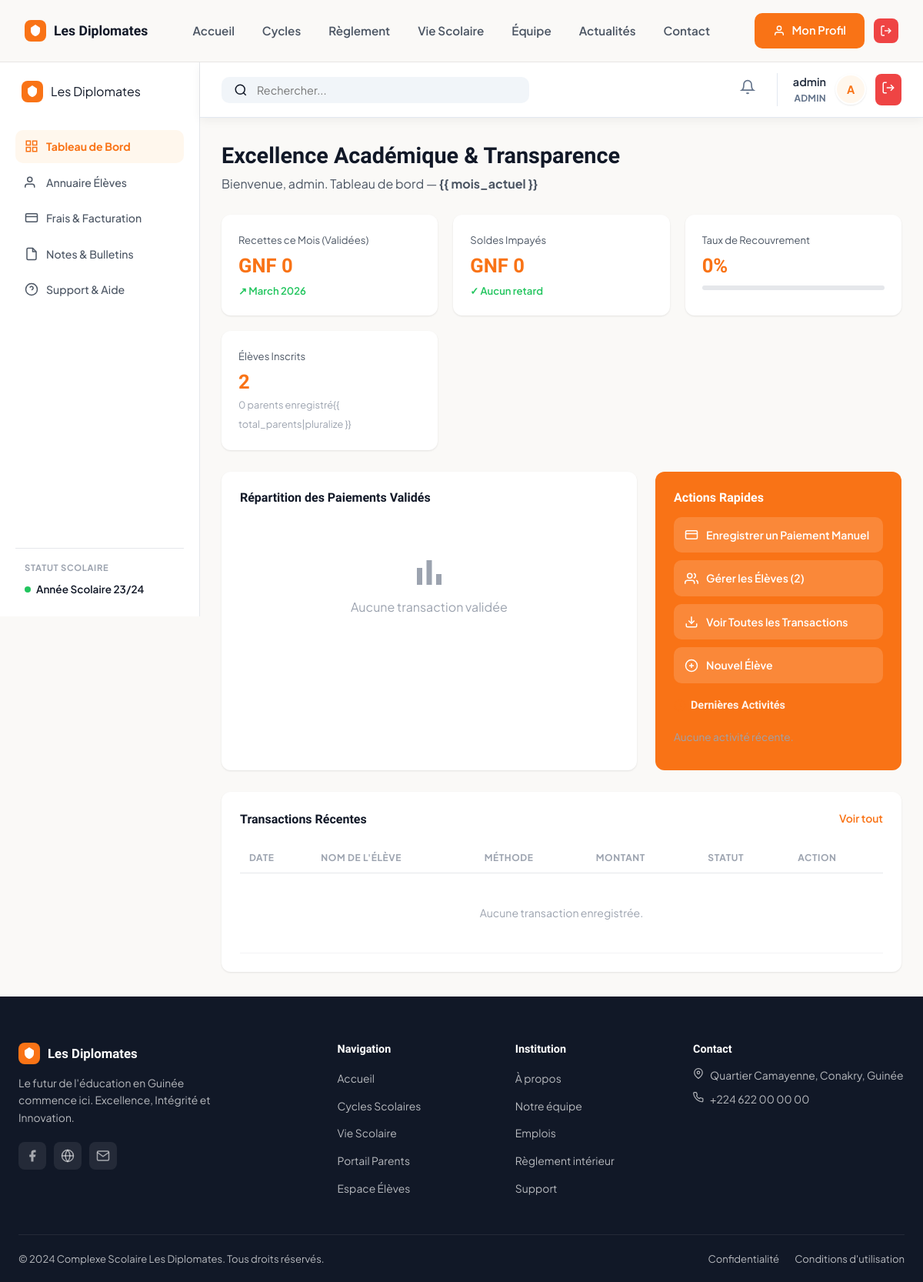
Page /dashboard/ (signed in) on the committed database.
### apps/accounts/models.py (models this page shows, shortened)
class CustomUser(AbstractUser):
    class Role(models.TextChoices):
        ADMIN = 'ADMIN', _('Administrateur')
        FINANCE = 'FINANCE', _('Finance / Comptabilité')
        PROFESSEUR = 'PROF', _('Professeur')
        PARENT = 'PARENT', _('Parent')
        ELEVE = 'ELEVE', _('Élève')
    role = models.CharField(
        max_length=15,
        choices=Role.choices,
        default=Role.ELEVE,
        verbose_name=_('Rôle utilisateur')
    )
    telephone = models.CharField(
        max_length=20,
        blank=True,
        verbose_name=_('Téléphone')
    )
    def is_admin(self):
        return self.role == self.Role.ADMIN or self.is_superuser

### apps/actualites/views.py (the view)
# urls.py: path('dashboard/', views.dashboard, name='dashboard'),
@login_required
def dashboard(request):
    user = request.user
    if user.is_admin():
        from apps.finance.models import Transaction, FraisScolarite
        from apps.eleves.models import Eleve
        from apps.accounts.models import CustomUser
        from django.db.models import Sum
        total_eleves = Eleve.objects.count()
        total_parents = CustomUser.objects.filter(role='PARENT').count()
        from django.utils import timezone
        now = timezone.now()
        recettes_mois = Transaction.objects.filter(
            statut='VALIDE',
            created_at__year=now.year,
            created_at__month=now.month
        ).aggregate(total=Sum('montant'))['total'] or 0
        frais_impayes = FraisScolarite.objects.filter(est_solde=False)
        total_impaye = sum(f.montant_attendu - f.montant_paye for f in frais_impayes)
        nb_eleves_retard = frais_impayes.values('eleve').distinct().count()
        total_attendu = FraisScolarite.objects.aggregate(t=Sum('montant_attendu'))['t'] or 1
        total_paye = FraisScolarite.objects.aggregate(t=Sum('montant_paye'))['t'] or 0
        taux_recouvrement = round((total_paye / total_attendu) * 100) if total_attendu > 0 else 0
        recent_transactions = Transaction.objects.select_related('eleve').order_by('-created_at')[:5]
        from django.db.models import Count
        methode_stats = Transaction.objects.filter(statut='VALIDE').values('methode').annotate(count=Count('id'), total=Sum('montant')).order_by('-total')
        methode_total = sum(m['count'] for m in methode_stats) or 1
        for m in methode_stats:
            m['pct'] = round((m['count'] / methode_total) * 100)
        activites = Transaction.objects.select_related('eleve', 'enregistre_par').order_by('-created_at')[:5]
        return render(request, 'dashboards/admin/index.html', {
            'total_eleves': total_eleves,
            'total_parents': total_parents,
            'recettes_mois': recettes_mois,
            'total_impaye': total_impaye,
            'nb_eleves_retard': nb_eleves_retard,
            'taux_recouvrement': taux_recouvrement,
            'recent_transactions': recent_transactions,
            'methode_stats': methode_stats,
            'activites': activites,
            'mois_actuel': now.strftime('%B %Y'),
        })
    elif user.is_finance():
        return redirect('finance:dashboard')
    elif user.is_professeur():
        return redirect('notes:liste_classes')
    elif user.is_parent() or user.is_eleve():
        return redirect('eleves:portail')
    return redirect('actualites:dashboard')

### templates/dashboards/admin/index.html (shortened to what this page needs)
{% extends 'base.html' %}
{% load static %}
{% block body_class %}admin-layout{% endblock %}
{% block content %}
<div class="admin-wrapper">
    {% include 'includes/sidebar_admin.html' %}
    <div class="admin-main">
        {% block topbar %}
        {% include 'includes/topbar_admin.html' %}
        {% endblock %}
        <div class="admin-content">
            <div class="dashboard-welcome">
                <h1>Excellence Académique &amp; Transparence</h1>
                <p>Bienvenue, {{ user.get_full_name|default:user.username }}. Tableau de bord — <strong>{{ mois_actuel
                        }}</strong></p>
            </div>
            <div class="kpi-grid">
                <div class="kpi-card">
                    <p class="kpi-label">Recettes ce Mois (Validées)</p>
                    <h2 class="kpi-value orange">GNF {{ recettes_mois|floatformat:0 }}</h2>
                    <span class="kpi-trend positive">↗ {{ mois_actuel }}</span>
                </div>
                <div class="kpi-card">
                    <p class="kpi-label">Soldes Impayés</p>
                    <h2 class="kpi-value orange">GNF {{ total_impaye|floatformat:0 }}</h2>
                    {% if nb_eleves_retard > 0 %}
                    <span class="kpi-alert">⚠ {{ nb_eleves_retard }} élève{{ nb_eleves_retard|pluralize }} en
                        retard</span>
                    {% else %}
                    <span class="kpi-trend positive">✓ Aucun retard</span>
                    {% endif %}
                </div>
                <div class="kpi-card">
                    <p class="kpi-label">Taux de Recouvrement</p>
                    <h2 class="kpi-value orange">{{ taux_recouvrement }}%</h2>
                    <div class="progress-bar">
                    </div>
                </div>
                <div class="kpi-card">
                    <p class="kpi-label">Élèves Inscrits</p>
                    <h2 class="kpi-value orange">{{ total_eleves }}</h2>
                    <span class="kpi-meta">{{ total_parents }} parent{{ total_parents|pluralize }} enregistré{{
                        total_parents|pluralize }}</span>
                </div>
            </div>
            <div class="dashboard-grid">
                <div class="chart-card">
                    <div class="chart-header">
                        <h3>Répartition des Paiements Validés</h3>
                    </div>
                    <div class="chart-placeholder">
                        {% if methode_stats %}
                        <div class="bar-chart">
                            {% for m in methode_stats %}
                            <div class="bar-group">
                                <div class="bar" style="height:{{ m.pct }}%"><span>{{ m.pct }}%</span></div>
                                <label>{{ m.methode }}</label>
                                <small>{{ m.count }} trans.</small>
                            </div>
                            {% endfor %}
                        </div>
                        {% else %}
                        <div style="padding:40px;text-align:center;color:var(--gray-400);">
                            <span class="material-symbols-outlined"
                                style="font-size:48px;display:block;margin-bottom:8px;">bar_chart</span>
                            Aucune transaction validée
                        </div>
                        {% endif %}
                    </div>
                </div>
                <aside class="quick-actions-panel">
                    <h3>Actions Rapides</h3>
                    <a href="{% url 'finance:paiement_manuel' %}" class="quick-action-btn">
                        <svg width="18" height="18" viewBox="0 0 24 24" fill="none" stroke="currentColor"
                            stroke-width="2">
                            <rect x="2" y="5" width="20" height="14" rx="2" />
                            <line x1="2" y1="10" x2="22" y2="10" />
                        </svg>
                        Enregistrer un Paiement Manuel
                    </a>
                    <a href="{% url 'eleves:liste' %}" class="quick-action-btn">
                        <svg width="18" height="18" viewBox="0 0 24 24" fill="none" stroke="currentColor"
                            stroke-width="2">
                            <path d="M17 21v-2a4 4 0 0 0-4-4H5a4 4 0 0 0-4 4v2" />
                            <circle cx="9" cy="7" r="4" />
                            <path d="M23 21v-2a4 4 0 0 0-3-3.87M16 3.13a4 4 0 0 1 0 7.75" />
                        </svg>
                        Gérer les Élèves ({{ total_eleves }})
                    </a>
                    <a href="{% url 'finance:transactions' %}" class="quick-action-btn">
                        <svg width="18" height="18" viewBox="0 0 24 24" fill="none" stroke="currentColor"
                            stroke-width="2">
                            <path d="M21 15v4a2 2 0 0 1-2 2H5a2 2 0 0 1-2-2v-4" />
                            <polyline points="7 10 12 15 17 10" />
                            <line x1="12" y1="15" x2="12" y2="3" />
                        </svg>
                        Voir Toutes les Transactions
                    </a>
                    <a href="{% url 'eleves:nouveau' %}" class="quick-action-btn">
                        <svg width="18" height="18" viewBox="0 0 24 24" fill="none" stroke="currentColor"
                            stroke-width="2">
                            <circle cx="12" cy="12" r="10" />
                            <line x1="12" y1="8" x2="12" y2="16" />
                            <line x1="8" y1="12" x2="16" y2="12" />
                        </svg>
                        Nouvel Élève
                    </a>
                    <div class="activity-log">
                        <h4>
                            <svg width="16" height="16" viewBox="0 0 24 24" fill="none" stroke="#F97316"
                                stroke-width="2">
                                <circle cx="12" cy="12" r="10" />
                                <polyline points="12 6 12 12 16 14" />
                            </svg>
                            Dernières Activités
                        </h4>
                        {% for act in activites %}
                        <div class="activity-item {% if act.statut == 'VALIDE' %}active{% endif %}">
                            <span class="act-dot {% if act.statut == 'VALIDE' %}orange{% else %}gray{% endif %}"></span>
                            <div>
                                <p>{{ act.eleve.nom_complet }} — {{ act.montant|floatformat:0 }} GNF ({{
                                    act.get_methode_display }})</p>
                                <small>{{ act.created_at|date:"d/m/Y H:i" }} — {{ act.get_statut_display }}</small>
                            </div>
                        </div>
                        {% empty %}
                        <p style="color:var(--gray-400);font-size:0.85rem;padding:8px 0;">Aucune activité récente.</p>
                        {% endfor %}
                    </div>
                </aside>
            </div>
            <div class="transactions-table">
                <div class="table-header">
                    <h3>Transactions Récentes</h3>
                    <a href="{% url 'finance:transactions' %}" class="view-all-link">Voir tout</a>
                </div>
                <table>
                    <thead>
                        <tr>
                            <th>DATE</th>
                            <th>NOM DE L'ÉLÈVE</th>
                            <th>MÉTHODE</th>
                            <th>MONTANT</th>
                            <th>STATUT</th>
                            <th>ACTION</th>
                        </tr>
                    </thead>
                    <tbody>
                        {% for t in recent_transactions %}
                        <tr>
                            <td>{{ t.created_at|date:"d M. Y" }}</td>
                            <td><a href="{% url 'eleves:detail' id=t.eleve.id %}"
                                    style="color:var(--orange);font-weight:600;">{{ t.eleve.nom_complet }}</a></td>
                            <td>{{ t.get_methode_display }}</td>
                            <td>{{ t.montant|floatformat:0 }} GNF</td>
                            <td>
                                {% if t.statut == 'VALIDE' %}
                                <span class="status-badge-validated">VALIDÉ</span>
                                {% elif t.statut == 'ATTENTE' %}
                                <span class="status-badge-pending">EN ATTENTE</span>
                                {% else %}
                                <span class="status-badge-rejected">REJETÉ</span>
                                {% endif %}
                            </td>
                            <td>
                                {% if t.statut == 'ATTENTE' %}
                                <a href="{% url 'finance:valider' id=t.id %}" class="btn btn-primary"
                                    style="padding:4px 12px;font-size:0.8rem;">Valider</a>
                                {% else %}
                                <a href="{% url 'finance:transactions' %}" class="btn btn-outline"
                                    style="padding:4px 12px;font-size:0.8rem;">Détail</a>
                                {% endif %}
                            </td>
                        </tr>
                        {% empty %}
                        <tr>
                            <td colspan="6" style="text-align:center;padding:40px;color:var(--gray-400);">Aucune
                                transaction enregistrée.</td>
                        </tr>
                        {% endfor %}
                    </tbody>
                </table>
            </div>
        </div>
    </div>
</div>
{% endblock %}

### templates/includes/topbar_admin.html (shortened to what this page needs)
<header class="admin-topbar">
    <div class="topbar-search">
        <svg width="18" height="18" viewBox="0 0 24 24" fill="none" stroke="currentColor" stroke-width="2">
            <circle cx="11" cy="11" r="8" />
            <line x1="21" y1="21" x2="16.65" y2="16.65" />
        </svg>
        <input type="text" placeholder="Rechercher...">
    </div>
    <div class="topbar-actions">
        <a href="{% url 'notifications:notifications_list' %}" class="icon-btn">
            <svg width="20" height="20" viewBox="0 0 24 24" fill="none" stroke="currentColor" stroke-width="2">
                <path d="M18 8A6 6 0 0 0 6 8c0 7-3 9-3 9h18s-3-2-3-9" />
                <path d="M13.73 21a2 2 0 0 1-3.46 0" />
            </svg>
        </a>
        <div class="topbar-user">
            <div class="user-info">
                <span class="user-name">{{ user.get_full_name|default:user.username }}</span>
                <span class="user-role">{{ user_role|default:user.role }}</span>
            </div>
            <div class="avatar-sm">
                {{ user.username.0|upper }}
            </div>
            <a href="{% url 'accounts:logout' %}" class="btn-danger-small">
                <svg width="18" height="18" viewBox="0 0 24 24" fill="none" stroke="currentColor" stroke-width="2">
                    <path d="M9 21H5a2 2 0 0 1-2-2V5a2 2 0 0 1 2-2h4" />
                    <polyline points="16,17 21,12 16,7" />
                    <line x1="21" y1="12" x2="9" y2="12" />
                </svg>
            </a>
        </div>
    </div>
</header>

### templates/includes/topbar_admin.html (style rules this page uses)
.admin-topbar { display: flex; align-items: center; justify-content: space-between; padding: 0 28px; height: 72px; background: white; border-bottom: 1px solid #e2e8f0; position: sticky; top: 0; z-index: 900; }
.topbar-search { display: flex; align-items: center; gap: 12px; background: #f1f5f9; padding: 8px 16px; border-radius: 10px; flex: 1; max-width: 400px; }
.topbar-search input { border: none; background: none; outline: none; width: 100%; font-size: 0.9rem; }
.topbar-actions { display: flex; align-items: center; gap: 20px; }
.icon-btn { position: relative; background: none; border: none; padding: 8px; color: #64748b; cursor: pointer; transition: color 0.2s; }
.topbar-user { display: flex; align-items: center; gap: 12px; border-left: 1px solid #e2e8f0; padding-left: 20px; }
.user-info { display: flex; flex-direction: column; text-align: right; }
.user-name { font-weight: 600; font-size: 0.9rem; color: #1e293b; }
.user-role { font-size: 0.75rem; color: #64748b; text-transform: uppercase; font-weight: 700; letter-spacing: 0.02em; }

### rows in the picture
CustomUser: get_full_name "admin", role "ADMIN", username.0 "A"

### other values in the picture
{{ recettes_mois|floatformat:0 }} "0"
{{ total_impaye|floatformat:0 }} "0"
{{ taux_recouvrement }} "0"
{{ total_eleves }} "2"
{{ total_parents }} "0"
